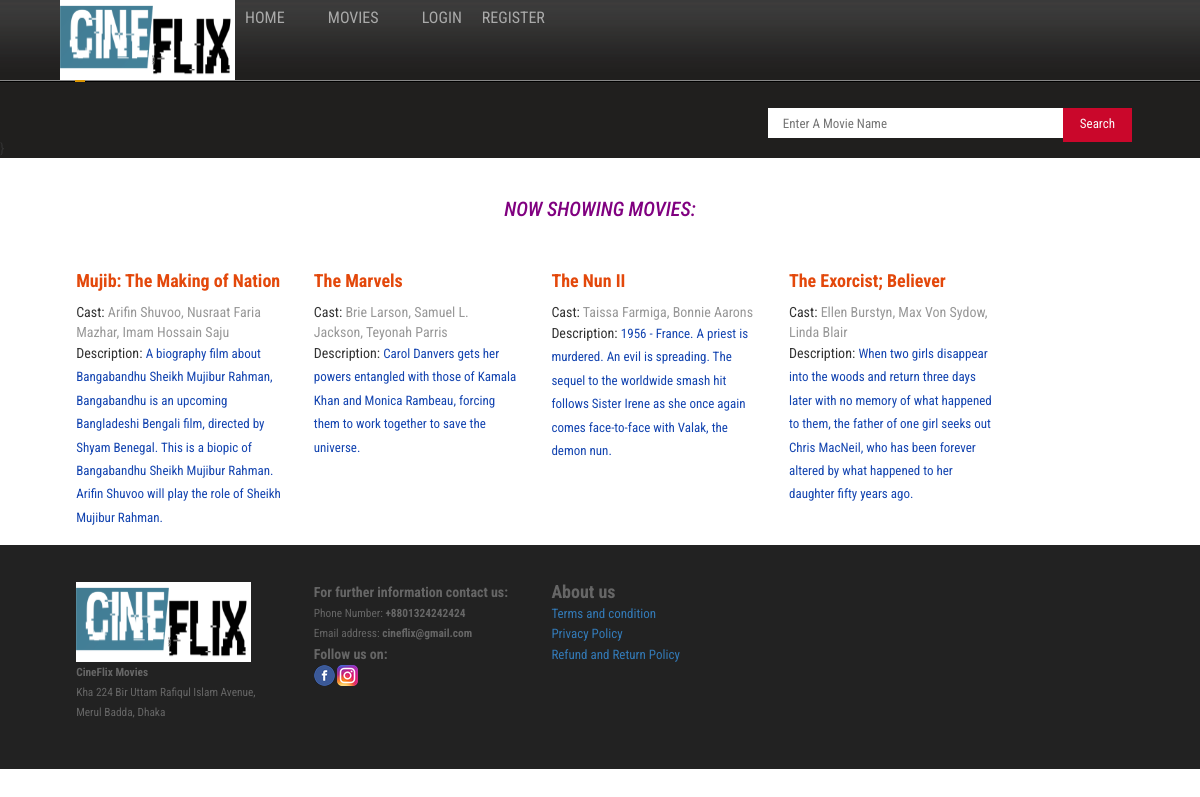
The app's page /movies_events.php with its own data.
### tables this page shows
CREATE TABLE `Movies` (
  `movie_id` int(11) NOT NULL,
  `t_id` int(11) NOT NULL COMMENT 'theatre id',
  `movie_name` varchar(255) NOT NULL,
  `cast` varchar(500) NOT NULL,
  `desc` varchar(1000) NOT NULL,
  `release_date` date NOT NULL,
  `image` varchar(200) NOT NULL,
  `video_url` varchar(200) NOT NULL,
  `status` int(1) NOT NULL COMMENT '0 means active '
);

### movies_events.php (the view, shortened to what this page needs)
<?php include('header.php');?>
</div>
<div class="content">
	<div class="wrap">
		<div class="content-top">
			<center><h1 style="color:#800080; font-size: 20px; font-style: italic;">NOW SHOWING MOVIES:</h1></center>
			<?php
          	 $qry2=mysqli_query($con,"select * from  movies");
          	  while($m=mysqli_fetch_array($qry2))
                   {
                    ?>
                    <div class="col_1_of_4 span_1_of_4">
					<div class="imageRow">
						  	<div class="single">
						  	</div>
						  	<div class="movie-text">
							<a href="about.php?id=<?php echo $m['movie_id'];?>" class="link4" style="text-decoration:none; font-size:18px;"><?php echo $m['movie_name'];?></a><br>
                            Cast: <Span class="data"><?php echo $m['cast'];?></span><br>
                            Description: <span" class="color2" style="text-decoration:none;"><?php echo $m['desc'];?></span><br>
						  	</div>
		  				</div>
		  		</div>
  	    <?php
  	    	}
  	    	?>
			</div>
			</div>
			<?php include('footer.php');?>

### header.php (shortened to what this page needs)
<?php
include('config.php');
?>
<!DOCTYPE HTML>
<html>
<head>
<link rel="stylesheet" href="css/style.css" type="text/css" media="all" />
<link rel="stylesheet" href="css/flexslider.css" type="text/css" media="all" />
<link type="text/css" rel="stylesheet" href="http://www.dreamtemplate.com/dreamcodes/tabs/css/tsc_tabs.css" />
<link rel="stylesheet" href="css/tsc_tabs.css" type="text/css" media="all" />
<link rel="stylesheet" href="https://maxcdn.bootstrapcdn.com/bootstrap/3.3.7/css/bootstrap.min.css">
</head>
<body>
<div class="header">
	<div class="header-top">
		<div class="wrap">
			<div class="h-logo">
			<a href="index.php"><img src="images/CineFlix Logo.jpg" height="80" width="175" alt="Image resize"/><br>
			</a>
		</div>
			  <div class="container">
					<ul class="group" id="example-one" >
			           <li><a href="index.php" >Home</a></li>
			  		   <li><a href="movies_events.php">Movies</a></li>
			  		   <li><?php if(isset($_SESSION['user'])){
			  		   $us=mysqli_query($con,"select * from registration where user_id='".$_SESSION['user']."'");
        $user=mysqli_fetch_array($us);?><a href="profile.php"><?php echo $user['name'];?></a><a href="logout.php">Logout</a><?php }else{?><a href="login.php">Login</a> <a href="registration.php">Register</a><?php }?></li>
			        </ul>
			  </div>
   		</div>
    </div>
<div class="block">
	<div class="wrap">
        <form action="process_search.php" id="reservation-form" method="post" onsubmit="myFunction()">
		       <fieldset>
		       	<div class="field" >
                                <input type="text" placeholder="Enter A Movie Name" style="height:30px;width:300px"  required id="search111" name="search">
                                <input type="submit" value="Search" style="height:34px;padding-top:3px" id="button111">
    </div>
		       </fieldset>
            </form>
   </div>
</div>

### footer.php (shortened to what this page needs)
<div class="footer">
	<div class="wrap">
			<div class="footer-top">
				<div class="col_1_of_4 span_1_of_4">
					<div class="info">
                        <p><img src="images/CineFlix Logo.jpg" height="80" width="175" alt="Image resize"/><br>
                        <span style="text-decoration: italic;"><strong>CineFlix Movies</strong></span><br>
		                Kha 224 Bir Uttam Rafiqul Islam Avenue, Merul Badda, Dhaka<br>
		              </div>
				</div>
				<div class="col_1_of_4 span_1_of_4">
					<div class="contact">
						<p><strong style="font-size: 14px;">For further information contact us:</strong><br>
						Phone Number: <strong>+8801324242424</strong><br>
                        Email address: <strong>cineflix@gmail.com</strong><br>
                        <strong style="font-size: 14px;">Follow us on: </strong><br>
                        <a href="#"><img src="images/facebook.png" alt="Facebook link"/></a>
						<a href="#"><img src="images/instagram.png" alt="Instagram link"/></a>
						</p>
					</div>
				</div>
				<div class="col_1_of_4 span_1_of_4">
					<div class=policy>
                        <p><strong style="font-size: 18px;">About us</strong><br>
                        <a href="#">Terms and condition</a><br>
                        <a href="#">Privacy Policy</a><br>
                        <a href="#">Refund and Return Policy</a><br>
					</div>
				</div>
			</div>
		</div>
	</div>
</body>
</html>
 <link rel="stylesheet" href="css/auto-complete.css">

### css/style.css (style rules this page uses)
html * { font-family: "Roboto Condensed", sans-serif; }
html, body, div, span, applet, object, iframe, h1, h2, h3, h4, h5, h6, p, blockquote, pre, a, abbr, acronym, address, big, cite, code, del, dfn, em, img, ins, kbd, q, s, samp, small, strike, strong, sub, sup, tt, var, b, u, i, dl, dt, dd, ol, nav ul, nav li, fieldset, form, label, legend, table, caption, tbody, tfoot, thead, tr, th, td, article, aside, canvas, details, embed, figure, figcaption, footer, header, hgroup, menu, nav, output, ruby, section, summary, time, mark, audio, video { margin: 0; padding: 0; border: 0; font-size: 100%; font: inherit; vertical-align: baseline; font-family: "Roboto Condensed", sans-serif; }
ol, ul { list-style: none; margin: 0; padding: 0; }
a { text-decoration: none; }
img { max-width: 100%; }
body { font-family: "AmbleRegular"; background: #fff; }
.header { background: url(../images/hd-bg.png); }
.header-top { border-bottom: 2px ridge #333; }
.wrap { width: 80%; margin: 0 auto; }
.group:after { visibility: hidden; display: block; content: ""; clear: both; height: 0; }
#example-one { margin: 0 auto; list-style: none; position: relative; }
#example-one li { display: inline-block; margin-right: 20px; }
#example-one a { color: #aaa; font-size: 16px; float: left; padding: 6px 10px 4px 10px; text-decoration: none; text-transform: uppercase; }
.h-logo { float: left; }
.block { margin-top: 20px; }
#reservation-form { float: right; margin-top: 6px; }
#reservation-form .field { float: left; }
#reservation-form .field { display: block; height: 20px; font-size: 13px; color: #fac9a9; margin-bottom: 10px; }
.content { background: #fff; padding: 20px 0; }
.data { color: #989898; margin-bottom: 1px; }
.link4 { font-weight: bold; color: #e3480b; display: inline-block; font-size: 13px; margin-bottom: 4%; text-decoration: underline; }
.color2 { text-decoration: underline; font-size: 13px; line-height: 1.8em; color: #1344b0; }
.footer { background: #222; }
.footer-top { padding: 20px 0; }
.col_1_of_4 { display: block; float: left; }
.col_1_of_4:first-child { margin-left: 0; }
.span_1_of_4 { width: 22%; padding: 1.5%; }
.span_1_of_4 p { font-size: 0.8125em; color: #666; line-height: 1.8em; }
a { color: #888; font-size: 13px; line-height: 1.5em; }
@media only screen and (max-width: 1280px) and (min-width: 1024px) { .wrap { width: 90%; } }

### footer.php (style rules this page uses)
.content { padding-bottom:0px !important; }
#search111 { padding:8px 15px; background-color:#fff; border:0px solid #dbdbdb; }
#button111 { position:relative; padding:6px 15px; left:-8px; border:2px solid #ca072b; background-color:#ca072b; color:#fafafa; }

### records on screen
movies: movie_name "Mujib: The Making of Nation", cast "Arifin Shuvoo, Nusraat Faria Mazhar, Imam Hossain Saju", desc "A biography film about Bangabandhu Sheikh Mujibur Rahman, Bangabandhu is an upcoming Bangladeshi Bengali film, directed by Shyam Benegal. This is a biopic of Bangabandhu Sheikh Mujibur Rahman. Arifin Shuvoo will play the role of Sheikh Mujibur Rahman."
movies: movie_name "The Marvels", cast "Brie Larson, Samuel L. Jackson, Teyonah Parris", desc "Carol Danvers gets her powers entangled with those of Kamala Khan and Monica Rambeau, forcing them to work together to save the universe."
movies: movie_name "The Nun II", cast "Taissa Farmiga, Bonnie Aarons", desc "1956 - France. A priest is murdered. An evil is spreading. The sequel to the worldwide smash hit follows Sister Irene as she once again comes face-to-face with Valak, the demon nun."
movies: movie_name "The Exorcist; Believer", cast "Ellen Burstyn, Max Von Sydow, Linda Blair", desc "When two girls disappear into the woods and return three days later with no memory of what happened to them, the father of one girl seeks out Chris MacNeil, who has been forever altered by what happened to her daughter fifty years ago."
